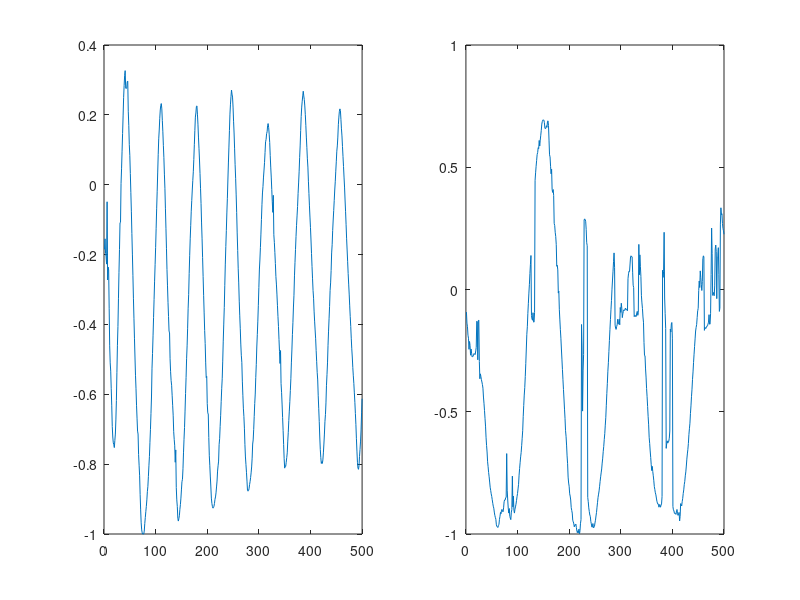

This figure's MATLAB source: (Note: this script raises an error after producing the figure.)
D5 = load('data5.mat');
data51 = D5.d51;
X51 = int16(data51(4:4:end, 1));
nX51 = double(X51)/double(max(abs(X51)));

D6 = load('data6.mat');
data61 = D6.d61;
X61 = int16(data61(4:4:end, 1));
nX61 = double(X61)/double(max(abs(X61)));

subplot(1, 2, 1);
plot(X51);
subplot(1, 2, 2);
plot(X61);

subplot(1, 2, 1);
plot(nX51);
subplot(1, 2, 2);
plot(nX61);

[wR51 wI51] = dft1(X51,100);
[wR61 wI61] = dft1(X61,100);

[nwR51 nwI51] = dft1(nX51,100);
[nwR61 nwI61] = dft1(nX61,100);
[nwR51 nwI51] = dft1(nX51,40);
[nwR61 nwI61] = dft1(nX61,40);
[nwR c] = size(nwR51);
[nwI c] = size(nwI51);
diffnwR = sum(double(nwR61 - nwR51))/double(nwR);
diffnwI = sum(double(nwI61 - nwI51))/double(nwI);
%plot(diffnwR);
%plot(diffnwI);
subplot(1, 2, 1);
plot(nwR51);
subplot(1, 2, 2);
plot(nwI51);

subplot(1, 2, 1);
plot(nwR61);
subplot(1, 2, 2);
plot(nwI61);



iw51 = idft1(wR51, wI51,100);
iw61 = idft1(wR61, wI61,100);

niw51 = idft1(nwR51, nwI51,100);
niw61 = idft1(nwR61, nwI61,100);

niw51 = idft1(nwR51, nwI51,40);
niw61 = idft1(nwR61, nwI61,40);

subplot(1, 2, 1);
plot(iw51);
subplot(1, 2, 2);
plot(iw61);

subplot(1, 2, 1);
plot(niw51);
subplot(1, 2, 2);
plot(niw61);

[niw c] = size(niw51);
diff = sum(double(niw51 - niw61))/double(niw);
plot(diff);



